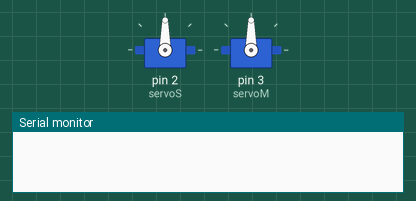
Simulated run of this sketch. Board: Arduino Uno, built with avr-gcc and run on an emulated ATmega328P. On the bench: 2 × servo, the last lines printed to the serial monitor.

Above: at 0.1 s.
At 2.2 s:
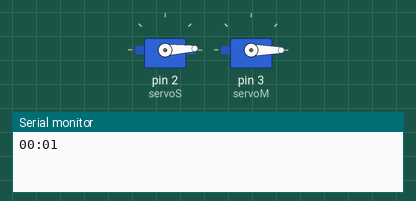
At 20.4 s:
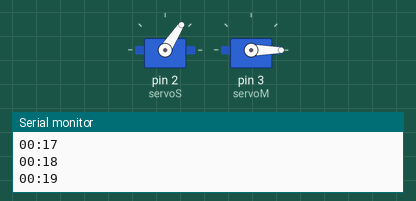
At 38.5 s:
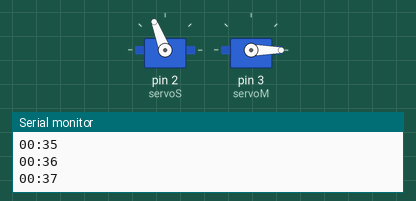
Timing chart, 0 to 40.0 s (numbered marks = the images above):
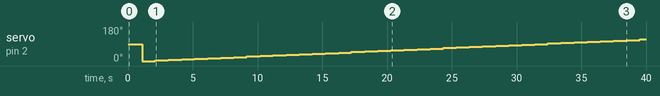

The sketch:

e2.ino
```cpp
// (C) Henrik Lagrosen, János Litkei, Shiyao Xin; Group 35 (2024)
// Work package 4
// Exercise 2
// Submission code: 892561

#include <Servo.h>   // includes servo library

#define SEC_IN_MILL 1000   // defines amount of milliseconds in a second (used for testing)

volatile bool flag = false;   // defines the flag modified in the ISR
unsigned long oldTime = 0;    // defines the old measured time

Servo servoS, servoM;   // defines the servo objects

// defines setup function which runs once
void setup() {
    servoS.attach(2, 500, 2500);   // attaches the seconds servo to pin 2
    servoM.attach(3, 500, 2500);   // attaches the minutes servo to pin 3
    delay(1100);                   // waits for the servos to initialize

    servoS.write(0);   // sets the seconds servo to 0 degrees
    servoM.write(0);   // sets the minutes servo to 0 degrees
    delay(1000);       // waits for the servos to finish moving

    cli();                             // disables interrupts to avoid trouble
    TCCR2A = TCCR2B = TCNT2 = 0;       // resets settings for timer2
    OCR2A = 255;                       // sets the compare interval to as slow as possible
    TCCR2A |= (1 << WGM21);            // sets to CTC mode
    TCCR2B = (TCCR2B & 0xF8) | 0x07;   // sets prescaler to 1024
    TIMSK2 |= (1 << OCIE2A);           // sets the interrupt on compare match
    sei();                             // enables interrupts

    Serial.begin(9600);   // begins serial communication
}

// defines loop function which runs repeatedly
void loop() {
    static byte s = 0, m = 0;   // defines the seconds and minutes variables

    if (!flag)      // if interrupt did not trigger
        return;     // skips the rest of the function
    flag = false;   // resets the flag

    if (s == 59) {             // if has been a minute
        m = (m + 1) % 60;      // increments the minutes
        servoM.write(m * 3);   // sets the minutes servo to the next position
    }

    s = (s + 1) % 60;   // increments the seconds

    servoS.write(s * 3);   // sets the seconds servo to the next position
    printTime(m, s);       // prints the time

    delay(10);   // waits 10ms for performance
}

// defines function to print the time
void printTime(byte m, byte s) {
    char time[6] = {'0', '0', ':', '0', '0', '\0'};   // defines the time string

    time[0] = (m / 10) + '0';   // sets the tens of minutes
    time[1] = (m % 10) + '0';   // sets the ones of minutes
    time[3] = (s / 10) + '0';   // sets the tens of seconds
    time[4] = (s % 10) + '0';   // sets the ones of seconds

    Serial.println(time);   // prints the time
}

// defines the interrupt service routine for timer2
ISR(TIMER2_COMPA_vect) {
    if (millis() - oldTime >= SEC_IN_MILL) {   // if has been a second
        oldTime = millis();                    // saves the new time
        flag = true;                           // sets the flag to true
    }
}
```

e4.c
```cpp
// (C) Henrik Lagrosen, János Litkei, Shiyao Xin; Group 35 (2024)
// Work package 4
// Exercise 4
// Submission code: 892561

#include <stdio.h>   // include the standard input/output library

void sort(int number, int tab[]) {   // function to sort the array
    int temp;                        // temporary variable to store the value of the current element
    for (int i = 0; i < number; i++) {   // iterate through the array
        for (int j = i; j < number - 1;
             j++) {                      // iterate from the current element to the end of the array
            if (tab[j] > tab[j + 1]) {   // if the current element is greater than the next one
                temp =
                    tab[j];   // assign the value of the current element to the temporary variable
                tab[j] =
                    tab[j + 1];   // assign the value of the next element to the current element
                tab[j + 1] =
                    temp;   // assign the value of the temporary variable to the next element
            }
        }
    }
}

int search(int number, int tab[], int size) {   // function to search for a number in the array
    for (int i = 0; i < size; i++) {            // iterate through the array
        if (tab[i] == number) {                 // if the current element is equal to the number
            return i;                           // return the index of the current element
        }
    }
    return -1;   // if the number is not found, return -1
}

int main(void) {                                         // main function
    int test[] = {1, 2, 34, 5, 67, 3, 23, 12, 13, 10};   // test array

    printf("Unsorted array with indices:\n");
    int i = 0;                         // index variable
    int *p = test;                     // pointer to the first element of the array
    do {                               // iterate through the array...
        printf("%d: %d\n", i++, *p);   // print the current element
    } while ((++p - test) < 10);       // ...while the pointer is not at the end of the array

    printf("Searching for the number 23 in the array...\n");
    int res = search(23, test, 10);   // search for the number 23 in the array
    printf("Number found at: %d\n", res);

    sort(10, test);   // sort the array

    printf("Sorted array with indices:\n");
    i = 0;                             // index variable
    p = test;                          // pointer to the first element of the array
    do {                               // iterate through the array...
        printf("%d: %d\n", i++, *p);   // print the current element
    } while ((++p - test) < 10);       // ...while the pointer is not at the end of the array
}
```

Measured:
- by itself, servo on pin 2 (servoS): 90° → 0° at 1.1 s, → 3° 1.0 s later, → 6° 1.0 s later, → 9° 1.0 s later, … (39 changes in this stretch)
